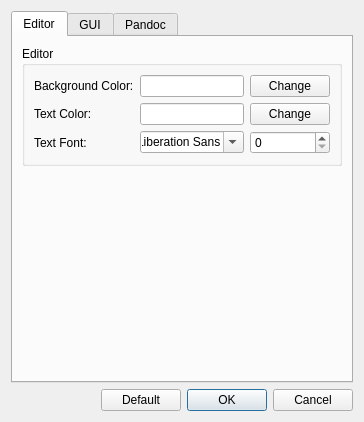
<?xml version="1.0" encoding="UTF-8"?>
<ui version="4.0">
 <class>SmarkOptionDialog</class>
 <widget class="QDialog" name="SmarkOptionDialog">
  <property name="geometry">
   <rect>
    <x>0</x>
    <y>0</y>
    <width>362</width>
    <height>422</height>
   </rect>
  </property>
  <property name="windowTitle">
   <string>Smark Option</string>
  </property>
  <layout class="QGridLayout" name="gridLayout_5">
   <item row="0" column="0" colspan="3">
    <widget class="QTabWidget" name="tabWidget">
     <property name="currentIndex">
      <number>0</number>
     </property>
     <widget class="QWidget" name="EditorOptionTab">
      <attribute name="title">
       <string>Editor</string>
      </attribute>
      <layout class="QGridLayout" name="gridLayout_4">
       <item row="1" column="0">
        <spacer name="verticalSpacer">
         <property name="orientation">
          <enum>Qt::Vertical</enum>
         </property>
         <property name="sizeHint" stdset="0">
          <size>
           <width>20</width>
           <height>69</height>
          </size>
         </property>
        </spacer>
       </item>
       <item row="0" column="0">
        <widget class="QGroupBox" name="EditorGroupBox">
         <property name="maximumSize">
          <size>
           <width>320</width>
           <height>16777215</height>
          </size>
         </property>
         <property name="title">
          <string>Editor</string>
         </property>
         <layout class="QGridLayout" name="gridLayout_2">
          <item row="1" column="0">
           <widget class="QLabel" name="label_2">
            <property name="text">
             <string>Text Color:</string>
            </property>
           </widget>
          </item>
          <item row="1" column="2">
           <widget class="QPushButton" name="TextColorButton">
            <property name="text">
             <string>Change</string>
            </property>
           </widget>
          </item>
          <item row="2" column="0">
           <widget class="QLabel" name="label_3">
            <property name="text">
             <string>Text Font:</string>
            </property>
           </widget>
          </item>
          <item row="1" column="1">
           <widget class="QLineEdit" name="TextColorLineEdit"/>
          </item>
          <item row="2" column="1">
           <widget class="QFontComboBox" name="FontComboBox"/>
          </item>
          <item row="2" column="2">
           <widget class="QSpinBox" name="FontSizeSpinBox"/>
          </item>
          <item row="0" column="0">
           <widget class="QLabel" name="label">
            <property name="text">
             <string>Background Color:</string>
            </property>
           </widget>
          </item>
          <item row="0" column="2">
           <widget class="QPushButton" name="BKColorButton">
            <property name="text">
             <string>Change</string>
            </property>
           </widget>
          </item>
          <item row="0" column="1">
           <widget class="QLineEdit" name="BKColorLineEdit"/>
          </item>
         </layout>
        </widget>
       </item>
      </layout>
     </widget>
     <widget class="QWidget" name="GUITab">
      <attribute name="title">
       <string>GUI</string>
      </attribute>
      <layout class="QGridLayout" name="gridLayout">
       <item row="0" column="0">
        <widget class="QGroupBox" name="groupBox">
         <property name="title">
          <string>Display</string>
         </property>
         <layout class="QGridLayout" name="gridLayout_3">
          <item row="0" column="0">
           <widget class="QCheckBox" name="FullScreenCheckBox">
            <property name="text">
             <string>Start with fullscreen</string>
            </property>
           </widget>
          </item>
          <item row="1" column="0">
           <widget class="QCheckBox" name="ShowPreviewCheckBox">
            <property name="text">
             <string>Show preview</string>
            </property>
           </widget>
          </item>
          <item row="2" column="0">
           <widget class="QCheckBox" name="ShowMenuCheckBox">
            <property name="text">
             <string>Show menu bar</string>
            </property>
           </widget>
          </item>
          <item row="3" column="0">
           <widget class="QCheckBox" name="ShowToolBarCheckBox">
            <property name="text">
             <string>Show tool bar</string>
            </property>
           </widget>
          </item>
          <item row="4" column="0">
           <widget class="QCheckBox" name="ShowStatusCheckBox">
            <property name="text">
             <string>Show status bar</string>
            </property>
           </widget>
          </item>
         </layout>
        </widget>
       </item>
       <item row="1" column="0">
        <spacer name="verticalSpacer_2">
         <property name="orientation">
          <enum>Qt::Vertical</enum>
         </property>
         <property name="sizeHint" stdset="0">
          <size>
           <width>20</width>
           <height>187</height>
          </size>
         </property>
        </spacer>
       </item>
      </layout>
     </widget>
     <widget class="QWidget" name="PandocTab">
      <attribute name="title">
       <string>Pandoc</string>
      </attribute>
     </widget>
    </widget>
   </item>
   <item row="1" column="0">
    <spacer name="horizontalSpacer">
     <property name="orientation">
      <enum>Qt::Horizontal</enum>
     </property>
     <property name="sizeHint" stdset="0">
      <size>
       <width>98</width>
       <height>17</height>
      </size>
     </property>
    </spacer>
   </item>
   <item row="1" column="1">
    <widget class="QPushButton" name="SetDefaultButton">
     <property name="text">
      <string>Default</string>
     </property>
    </widget>
   </item>
   <item row="1" column="2">
    <widget class="QDialogButtonBox" name="buttonBox">
     <property name="orientation">
      <enum>Qt::Horizontal</enum>
     </property>
     <property name="standardButtons">
      <set>QDialogButtonBox::Cancel|QDialogButtonBox::Ok</set>
     </property>
    </widget>
   </item>
  </layout>
 </widget>
 <resources/>
 <connections>
  <connection>
   <sender>buttonBox</sender>
   <signal>accepted()</signal>
   <receiver>SmarkOptionDialog</receiver>
   <slot>accept()</slot>
   <hints>
    <hint type="sourcelabel">
     <x>248</x>
     <y>254</y>
    </hint>
    <hint type="destinationlabel">
     <x>157</x>
     <y>274</y>
    </hint>
   </hints>
  </connection>
  <connection>
   <sender>buttonBox</sender>
   <signal>rejected()</signal>
   <receiver>SmarkOptionDialog</receiver>
   <slot>reject()</slot>
   <hints>
    <hint type="sourcelabel">
     <x>316</x>
     <y>260</y>
    </hint>
    <hint type="destinationlabel">
     <x>286</x>
     <y>274</y>
    </hint>
   </hints>
  </connection>
 </connections>
</ui>
